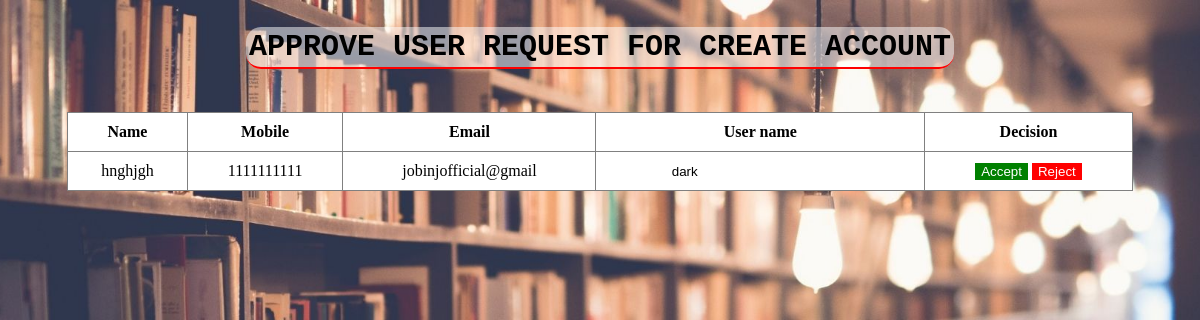
The page /admin/add_request.php (signed in) on the database its author committed.
### tables this page shows
CREATE TABLE `user_approve` (
  `name` varchar(20) NOT NULL,
  `email` varchar(20) NOT NULL,
  `mobile` varchar(11) NOT NULL,
  `user` varchar(20) NOT NULL,
  `pwd` varchar(20) NOT NULL,
  `pid` varchar(20) NOT NULL
);

### admin/add_request.php (the view, shortened to what this page needs)
<html lang="en">
<head>
    <link href="library/table.css" type="text/css" rel="stylesheet">
</head>
<body>
<h2 class="main-head"><b class="b-head">Approve user request for create account </b></h2>
</body>
</html>
<?php
    $con = Mysqli_Connect("localhost","root","","library_management");
    if(!$con){
        echo "Connection error !";
    }
    else{
        $query = "select * from user_approve";
        $values = mysqli_query($con,$query);
        echo '<table border="1" id="myTable" style="margin-left:auto;margin-right:auto;margin-top:3em;border-collapse:collapse;"><th>Name</th><th>Mobile</th><th>Email</th><th>User name</th><th>Decision</th>';
        if(mysqli_num_rows($values)){
                while($row=mysqli_fetch_assoc($values)){
                    echo '<form action="#" method="POST"><tr>';
                        echo '<td>';
                            echo $row["name"];
                        echo '</td>';
                        echo '<td>';
                            echo $row["mobile"];
                        echo '</td>';
                        echo '<td>';
                            echo $row["email"];
                        echo '</td>';
                        echo '<td>';
                        ?>
                            <input style="border:none" readonly name="user" required type="text" placeholder="page name" value="<?php echo $row['user']; ?>">
                        <?php
                        echo '</td>';
                        echo '<td>';
                            echo "<input type='submit' name='accept' value='Accept' style='background-color:green;color:white;border:none'> <input type='submit' name='reject' value='Reject' style='color:white;background-color:red;border:none'>";
                        echo '</td>';
                    echo '</tr></form>';
                }
;                echo '</table>';
        }
        else{
                echo "<script>alert('Nothing is active !');</script>";
        }
    }
?>

### admin/library/table.css (style rules this page uses)
table { width:90%; margin-left: auto; margin-right: auto; }
tr,td { padding:10px; background-color:white; color:black; }
th { background-color:white; color:black; padding:10px; }
body { background: url(../../images/bg.jpg); background-position:center; background-repeat: no-repeat; background-attachment: fixed; background-size: cover; background-color: #464646; }

### admin/add_request.php (style rules this page uses)
td { text-align:center; }
.main-head { text-align:center; font-family:Courier New; margin-top:1em; font-size:30px; }
.b-head { background:rgba(255,255,255,.5); color:black; padding:3px; border-radius:15px; text-transform:uppercase; border-bottom:2px solid red; }

### rows shown on the page
user_approve: name "hnghjgh", mobile "1111111111", email "jobinjofficial@gmail", user "dark"
